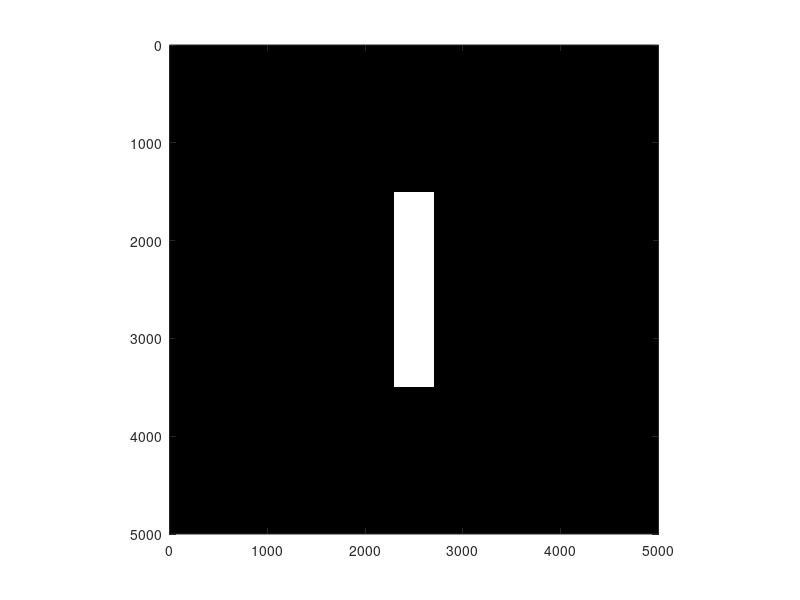

Recreate this plot in MATLAB.
% Isabelle Leonard
% Optics 211
% 4/21/20
% Final Project
% This function will generate a single slit aperture

% Define Aperture field
apl=5000; % size of the aperture field
ap=zeros(apl); % Define actual aperture plane

% Define single slit aperture
sql=2000; % Define slit length 
% ap(round(1+apl/2-sql/2):round(1+apl/2+sql/2),round(1+apl/2-sql/2):round(1+apl/2+sql/2))=1;
for ijk=round(1+apl/2-sql/2):round(1+apl/2+sql/2)
    for lmn=round(1+apl/2-sql/10):round(1+apl/2+sql/10)
            ap(ijk,lmn)=1;
    end
end


% Plot the aperture field
figure
imagesc(ap) % Plot image of the aperture field
colormap gray % Set the color of the aperture field plot
axis equal % Set the display scale of the axes
axis([0 apl 0 apl]) % Set axes limits to size of aperture field
